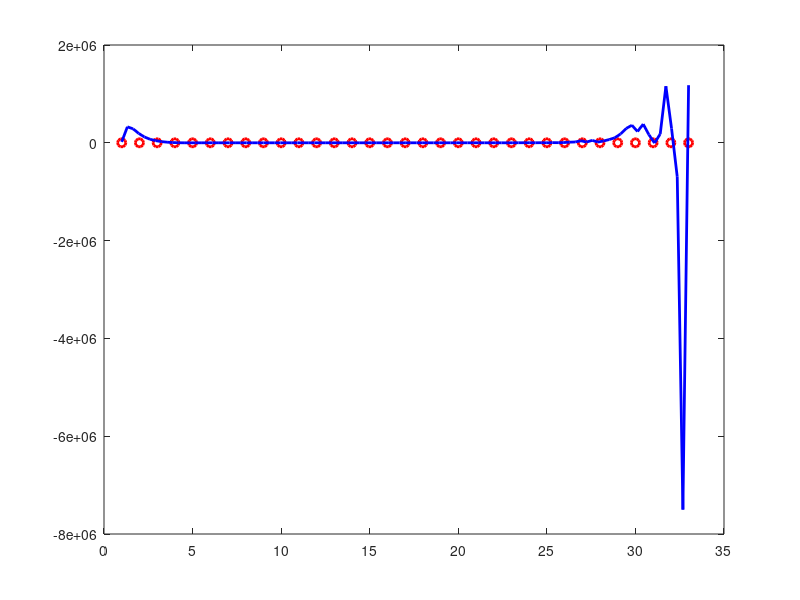

Reproduce this figure in MATLAB. (Note: this script raises an error after producing the figure.)
%
%   Script: hw6_problem2.m
%
%   In this script we solve the MATLAB problem of Homework 6.
%

%%%%%%   part a   %%%%%%%

% first, create the vectors that hold the independent and dependent
% variables
number_of_week = 1:33;
measurement = [2 7 5 5 8 9 10 9 15 14 25 45 50 35 48 74 102 147 171 199 226 208 200 150 121 54 27 30 12 10 10 4 5];

% let's store the total number of points in our data
n = length(number_of_week);

% use polyfit to interpolate ALL the data
a = polyfit(number_of_week, measurement, n-1);

% create an array to plot the interpolated polynomial
xvals = linspace(1,33,101);

% create the plot with these points with the interpolated polynomial using
% polyval
LW = 2;
figure(1), clf % create figure
plot(number_of_week, measurement, 'ro', 'LineWidth', LW), hold on
plot(xvals, polyval(a, xvals), 'b-', 'LineWidth', LW), hold on

ax = gca;
ax.FontSize = 18; % fontsize of 18



%%%%%%   part b   %%%%%%%

% try fixing the warning using polyfit
% use polyfit to interpolate ALL the data
[P,S,MU] = polyfit(number_of_week, measurement, n-1);

% create the plot with these points with the interpolated polynomial using
% polyval
LW = 2;
figure(2), clf % create figure
plot(number_of_week, measurement, 'ro', 'LineWidth', LW), hold on
plot(xvals, polyval(P, xvals, S, MU), 'b-', 'LineWidth', LW), hold on

ax = gca;
ax.FontSize = 18; % fontsize of 18



%%%%%%   part c   %%%%%%%

% create new arrays with only the data indicated
odd_weeks = 1:2:33;
odd_measurements = [2     5     8    10    15    25    50    48   102   171   226   200   121    27    12    10     5];

% use polyfit to interpolate only indicated data
a = polyfit(odd_weeks, odd_measurements, length(odd_weeks)-1);

% create the plot with these points with the interpolated polynomial using
% polyval
LW = 2;
figure(3), clf % create figure
plot(number_of_week, measurement, 'ro', 'LineWidth', LW), hold on
plot(xvals, polyval(a, xvals), 'b-', 'LineWidth', LW), hold on

ax = gca;
ax.FontSize = 18; % fontsize of 18




%%%%%%   part d   %%%%%%%

% create new arrays with only the data indicated
d_weeks = [1 2 3 4 6 9 11 14 17 20 23 25 28 30 31 32 33];
d_measurements = [2     7     5     5     9    15    25    35   102   199   200   121    30    10    10     4     5];

% use polyfit to interpolate only indicated data
a = polyfit(d_weeks, d_measurements, length(d_weeks)-1);

% create the plot with these points with the interpolated polynomial using
% polyval
LW = 2;
figure(4), clf % create figure
plot(number_of_week, measurement, 'ro', 'LineWidth', LW), hold on
plot(xvals, polyval(a, xvals), 'b-', 'LineWidth', LW), hold on

ax = gca;
ax.FontSize = 18; % fontsize of 18




%%%%%%   part e   %%%%%%%

% get the structure for the splines
S = spline(number_of_week, measurement);

% create the plot with these points with the polynomial splines using
% ppval
LW = 2;
figure(5), clf % create figure
plot(number_of_week, measurement, 'ro', 'LineWidth', LW), hold on
plot(xvals, ppval(S, xvals), 'b-', 'LineWidth', LW), hold on

ax = gca;
ax.FontSize = 18; % fontsize of 18




% get the structure for the splines using only the odd weeks and
% measurements
S = spline(odd_weeks, odd_measurements);

% create the plot with these points with the polynomial splines using
% ppval
LW = 2;
figure(6), clf % create figure
plot(number_of_week, measurement, 'ro', 'LineWidth', LW), hold on
plot(xvals, ppval(S, xvals), 'b-', 'LineWidth', LW), hold on

ax = gca;
ax.FontSize = 18; % fontsize of 18




% get the structure for the splines using only the weeks and
% measurements from part d
S = spline(d_weeks, d_measurements);

% create the plot with these points with the polynomial splines using
% ppval
LW = 2;
figure(7), clf % create figure
plot(number_of_week, measurement, 'ro', 'LineWidth', LW), hold on
plot(xvals, ppval(S, xvals), 'b-', 'LineWidth', LW), hold on

ax = gca;
ax.FontSize = 18; % fontsize of 18




%%%%%%   part f   %%%%%%%

% get the structure for the Hermit cubic interpolations
H = pchip(number_of_week, measurement);

% create the plot using ppval
LW = 2;
figure(8), clf % create figure
plot(number_of_week, measurement, 'ro', 'LineWidth', LW), hold on
plot(xvals, ppval(H, xvals), 'b-', 'LineWidth', LW), hold on

ax = gca;
ax.FontSize = 18; % fontsize of 18




% get the structure for the Hermit cubic interpolations using only the 
% odd weeks and measurements
H = pchip(odd_weeks, odd_measurements);

% create the plot with these points with the polynomial splines using
% ppval
LW = 2;
figure(9), clf % create figure
plot(number_of_week, measurement, 'ro', 'LineWidth', LW), hold on
plot(xvals, ppval(H, xvals), 'b-', 'LineWidth', LW), hold on

ax = gca;
ax.FontSize = 18; % fontsize of 18




% get the structure for the Hermit cubic polynomials using only the weeks and
% measurements from part d
H = pchip(d_weeks, d_measurements);

% create the plot with these points with the polynomial splines using
% ppval
LW = 2;
figure(10), clf % create figure
plot(number_of_week, measurement, 'ro', 'LineWidth', LW), hold on
plot(xvals, ppval(H, xvals), 'b-', 'LineWidth', LW), hold on

ax = gca;
ax.FontSize = 18; % fontsize of 18







